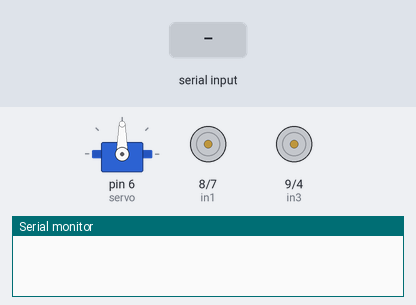
A sketch run on a simulated Arduino Uno, built with avr-gcc and run on an emulated ATmega328P. On the bench: servo, motor-driver pin pairs drawn as motors (green arrow = first pin HIGH = forward, orange = second pin HIGH = backward, longer = more drive, scaled by the enable pin), the last lines printed to the serial monitor. The inputs (shaded band) are chosen by the test bench.

Above: at 1.2 s.
1.3 s: "1" received over the second serial link
At 2.0 s:
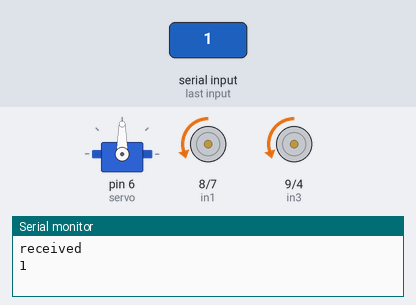
2.8 s: "3" received over the second serial link
At 3.3 s:
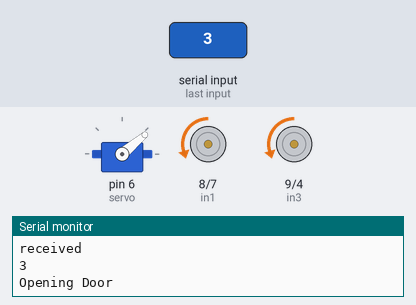
4.3 s: "4" received over the second serial link
At 5.5 s:
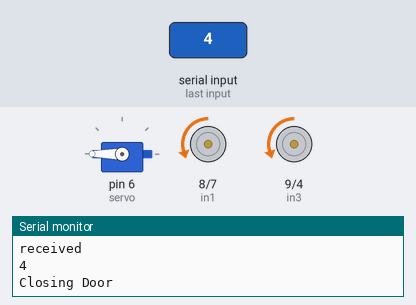
5.8 s: "2" received over the second serial link
At 6.7 s:
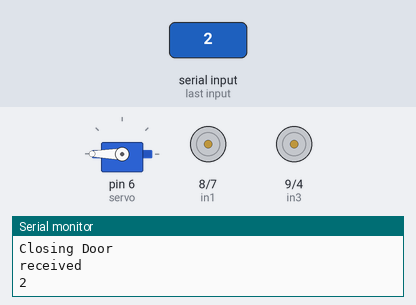
7.3 s: "3" received over the second serial link
At 8.0 s:
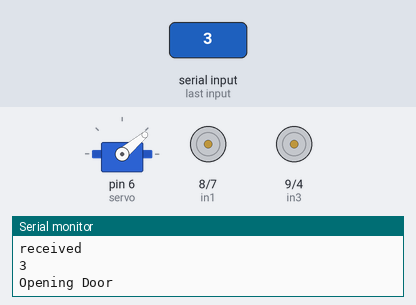
Timing chart, 0 to 9.8 s (numbered marks = the images above; inputs shaded):
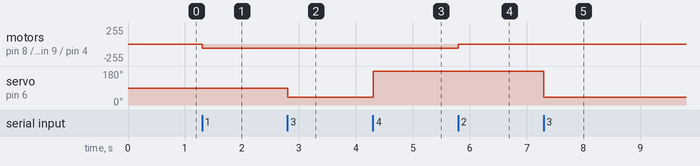

The sketch:

motor_controls.ino
```cpp
#include <Servo.h>
#include <SoftwareSerial.h>

SoftwareSerial HC06(10,11);

//Servo Connections
Servo myservo;
int servo = 6;

//Motor A Connections
int enA = 5;
int in1 = 8;
int in2 = 7;
// Motor B connections
int enB = 3;
int in3 = 9;
int in4 = 4;

int speed;

void setup() {
  HC06.begin(9600);
  Serial.begin(9600);
  myservo.attach(servo);
  // Set all the motor control pins to outputs
	pinMode(enA, OUTPUT);
	pinMode(enB, OUTPUT);
	pinMode(in1, OUTPUT);
	pinMode(in2, OUTPUT);
	pinMode(in3, OUTPUT);
	pinMode(in4, OUTPUT);

	// Turn off motors - Initial state
	digitalWrite(in1, LOW);
	digitalWrite(in2, LOW);
	digitalWrite(in3, LOW);
	digitalWrite(in4, LOW);

  //myservo.write(210);
}

void loop() {
  //Serial.println("Enter 1 to adjust motor speed or 2 for door: ");
  while (HC06.available() <= 0) {
  }
  Serial.println("received");

  char received = HC06.read();

  Serial.println(received);

  switch(received) {

    case '1':
      speedControl(60);
      break;

    case '2':
      speedControl(0);
      break;

    case '3':
      HC06.println(69);
      Serial.println("Opening Door");
      myservo.write(40);
      break;

    case '4':
      HC06.println(69);
      Serial.println("Closing Door");
      myservo.write(210);
      break;

    case '5':
      if (speed >= 20){
        speedControl(speed-10);
      }
      break;

    case '6':
      if (speed <= 200){
        speedControl(speed+10);
      }
      break;

    default:
      Serial.println("Invalid");
  }
}

void speedControl(int setSpeed) {
	// Turn on motors
	digitalWrite(in1, LOW);
	digitalWrite(in2, HIGH);
	digitalWrite(in3, LOW);
	digitalWrite(in4, HIGH);


	analogWrite(enA, setSpeed);
  analogWrite(enB, setSpeed);
  speed = setSpeed;
}
```

Measured:
- after the input at 1.3 s, motor on pin 8 (in1) / pin 7 (in2), motor on pin 9 (in3) / pin 4 (in4): stopped → backward 60/255 at once
- after the input at 2.8 s, servo on pin 6 (servo): 90° → 40° at once
- after the input at 4.3 s, servo on pin 6 (servo): 40° → 180° at once
- after the input at 5.8 s, motor on pin 8 (in1) / pin 7 (in2), motor on pin 9 (in3) / pin 4 (in4): backward 60/255 → stopped at once
- after the input at 7.3 s, servo on pin 6 (servo): 180° → 40° at once
